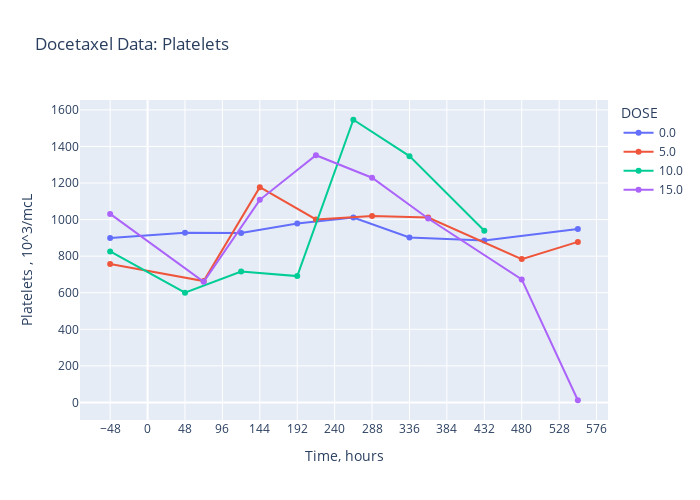

Write notebook code for a chart like this one.
### Code cell
for drug in drugs:
    for observation_name in observations:
        df_drug = df.loc[((df['DRUG'] == drug) | (df['DRUG'] == 'Controls'))&(df['YNAME'] == observation_name)]
        df_drug = df_drug.drop(df_drug[df_drug['OBS'] == '.'].index)
        df_drug['OBS'] = df_drug['OBS'].astype(float)
        df_sample = df_drug.loc[(df['ID'].isin(samples))]

        dose_unit = df_drug['UNIT'].values[0]

        x_label = "Time, hours"
        y_label = observation_name + ", " + dose_unit
        tick_distance = 48
        dose_categories = df_sample.DOSE.unique()

        fig = px.line(
            df_sample,
            title=drug + " Data: " + observation_name,
            x="TIME",
            y="OBS",
            line_group="ID",
            color="DOSE",
            width=700, 
            height=500,
            hover_data=list(df.columns))

        fig.update_xaxes(title_text=x_label, tick0=0, dtick=tick_distance)
        fig.update_yaxes(title_text=y_label)
        fig.update_traces(mode='markers+lines')
        fig.show()

### Figure 1 — Plotly figure (JSON) as saved in the notebook; plotly's stock layout.template omitted (floating-point values rounded to 4 significant figures)
{"data": [{"customdata": [["Controls", 0, 5066, "hours", 0, 0, ".", ".", 0.1982, "10^3/mcL", 4, "Platelets ", 0, "0470-2008", "Rat", "Male"], ["Controls", 0, 5066, "hours", 0, 0, ".", ".", 0.1982, "10^3/mcL", 4, "Platelets ", 0, "0470-2008", "Rat", "Male"], ["Controls", 0, 5066, "hours", 0, 0, ".", ".", 0.1982, "10^3/mcL", 4, "Platelets ", 0, "0470-2008", "Rat", "Male"], ["Controls", 0, 5066, "hours", 0, 0, ".", ".", 0.1982, "10^3/mcL", 4, "Platelets ", 0, "0470-2008", "Rat", "Male"], ["Controls", 0, 5066, "hours", 0, 0, ".", ".", 0.1982, "10^3/mcL", 4, "Platelets ", 0, "0470-2008", "Rat", "Male"], ["Controls", 0, 5066, "hours", 0, 0, ".", ".", 0.1982, "10^3/mcL", 4, "Platelets ", 0, "0470-2008", "Rat", "Male"], ["Controls", 0, 5066, "hours", 0, 0, ".", ".", 0.1982, "10^3/mcL", 4, "Platelets ", 0, "0470-2008", "Rat", "Male"], ["Controls", 0, 5066, "hours", 0, 0, ".", ".", 0.1982, "10^3/mcL", 4, "Platelets ", 0, "0470-2008", "Rat", "Male"]], "hovertemplate": "DOSE=%{customdata[1]}<br>ID=%{customdata[2]}<br>TIME=%{x}<br>OBS=%{y}<br>DRUG=%{customdata[0]}<br>TIME_UNIT=%{customdata[3]}<br>EVID=%{customdata[4]}<br>CENS=%{customdata[5]}<br>AMT=%{customdata[6]}<br>TINF=%{customdata[7]}<br>WT=%{customdata[8]}<br>UNIT=%{customdata[9]}<br>YTYPE=%{customdata[10]}<br>YNAME=%{customdata[11]}<br>MDV=%{customdata[12]}<br>STUDY=%{customdata[13]}<br>SPECIES=%{customdata[14]}<br>SEX=%{customdata[15]}<extra></extra>", "legendgroup": "0.0", "line": {"color": "#636efa", "dash": "solid"}, "mode": "markers+lines", "name": "0.0", "orientation": "v", "showlegend": true, "type": "scatter", "x": [-48, 48, 120, 192, 264, 336, 432, 552], "xaxis": "x", "y": [899, 928, 927, 978, 1011, 902, 886, 949], "yaxis": "y"}, {"customdata": [["Docetaxel", 5, 5132, "hours", 0, 0, ".", ".", 0.1949, "10^3/mcL", 4, "Platelets ", 0, "0470-2008", "Rat", "Male"], ["Docetaxel", 5, 5132, "hours", 0, 0, ".", ".", 0.1949, "10^3/mcL", 4, "Platelets ", 0, "0470-2008", "Rat", "Male"], ["Docetaxel", 5, 5132, "hours", 0, 0, ".", ".", 0.1949, "10^3/mcL", 4, "Platelets ", 0, "0470-2008", "Rat", "Male"], ["Docetaxel", 5, 5132, "hours", 0, 0, ".", ".", 0.1949, "10^3/mcL", 4, "Platelets ", 0, "0470-2008", "Rat", "Male"], ["Docetaxel", 5, 5132, "hours", 0, 0, ".", ".", 0.1949, "10^3/mcL", 4, "Platelets ", 0, "0470-2008", "Rat", "Male"], ["Docetaxel", 5, 5132, "hours", 0, 0, ".", ".", 0.1949, "10^3/mcL", 4, "Platelets ", 0, "0470-2008", "Rat", "Male"], ["Docetaxel", 5, 5132, "hours", 0, 0, ".", ".", 0.1949, "10^3/mcL", 4, "Platelets ", 0, "0470-2008", "Rat", "Male"], ["Docetaxel", 5, 5132, "hours", 0, 0, ".", ".", 0.1949, "10^3/mcL", 4, "Platelets ", 0, "0470-2008", "Rat", "Male"]], "hovertemplate": "DOSE=%{customdata[1]}<br>ID=%{customdata[2]}<br>TIME=%{x}<br>OBS=%{y}<br>DRUG=%{customdata[0]}<br>TIME_UNIT=%{customdata[3]}<br>EVID=%{customdata[4]}<br>CENS=%{customdata[5]}<br>AMT=%{customdata[6]}<br>TINF=%{customdata[7]}<br>WT=%{customdata[8]}<br>UNIT=%{customdata[9]}<br>YTYPE=%{customdata[10]}<br>YNAME=%{customdata[11]}<br>MDV=%{customdata[12]}<br>STUDY=%{customdata[13]}<br>SPECIES=%{customdata[14]}<br>SEX=%{customdata[15]}<extra></extra>", "legendgroup": "5.0", "line": {"color": "#EF553B", "dash": "solid"}, "mode": "markers+lines", "name": "5.0", "orientation": "v", "showlegend": true, "type": "scatter", "x": [-48, 72, 144, 216, 288, 360, 480, 552], "xaxis": "x", "y": [757, 664, 1177, 1001, 1019, 1011, 784, 878], "yaxis": "y"}, {"customdata": [["Docetaxel", 10, 5139, "hours", 0, 0, ".", ".", 0.1942, "10^3/mcL", 4, "Platelets ", 0, "0470-2008", "Rat", "Male"], ["Docetaxel", 10, 5139, "hours", 0, 0, ".", ".", 0.1942, "10^3/mcL", 4, "Platelets ", 0, "0470-2008", "Rat", "Male"], ["Docetaxel", 10, 5139, "hours", 0, 0, ".", ".", 0.1942, "10^3/mcL", 4, "Platelets ", 0, "0470-2008", "Rat", "Male"], ["Docetaxel", 10, 5139, "hours", 0, 0, ".", ".", 0.1942, "10^3/mcL", 4, "Platelets ", 0, "0470-2008", "Rat", "Male"], ["Docetaxel", 10, 5139, "hours", 0, 0, ".", ".", 0.1942, "10^3/mcL", 4, "Platelets ", 0, "0470-2008", "Rat", "Male"], ["Docetaxel", 10, 5139, "hours", 0, 0, ".", ".", 0.1942, "10^3/mcL", 4, "Platelets ", 0, "0470-2008", "Rat", "Male"], ["Docetaxel", 10, 5139, "hours", 0, 0, ".", ".", 0.1942, "10^3/mcL", 4, "Platelets ", 0, "0470-2008", "Rat", "Male"]], "hovertemplate": "DOSE=%{customdata[1]}<br>ID=%{customdata[2]}<br>TIME=%{x}<br>OBS=%{y}<br>DRUG=%{customdata[0]}<br>TIME_UNIT=%{customdata[3]}<br>EVID=%{customdata[4]}<br>CENS=%{customdata[5]}<br>AMT=%{customdata[6]}<br>TINF=%{customdata[7]}<br>WT=%{customdata[8]}<br>UNIT=%{customdata[9]}<br>YTYPE=%{customdata[10]}<br>YNAME=%{customdata[11]}<br>MDV=%{customdata[12]}<br>STUDY=%{customdata[13]}<br>SPECIES=%{customdata[14]}<br>SEX=%{customdata[15]}<extra></extra>", "legendgroup": "10.0", "line": {"color": "#00cc96", "dash": "solid"}, "mode": "markers+lines", "name": "10.0", "orientation": "v", "showlegend": true, "type": "scatter", "x": [-48, 48, 120, 192, 264, 336, 432], "xaxis": "x", "y": [826, 600, 716, 691, 1546, 1347, 939], "yaxis": "y"}, {"customdata": [["Docetaxel", 15, 5120, "hours", 0, 0, ".", ".", 0.2081, "10^3/mcL", 4, "Platelets ", 0, "0470-2008", "Rat", "Male"], ["Docetaxel", 15, 5120, "hours", 0, 0, ".", ".", 0.2081, "10^3/mcL", 4, "Platelets ", 0, "0470-2008", "Rat", "Male"], ["Docetaxel", 15, 5120, "hours", 0, 0, ".", ".", 0.2081, "10^3/mcL", 4, "Platelets ", 0, "0470-2008", "Rat", "Male"], ["Docetaxel", 15, 5120, "hours", 0, 0, ".", ".", 0.2081, "10^3/mcL", 4, "Platelets ", 0, "0470-2008", "Rat", "Male"], ["Docetaxel", 15, 5120, "hours", 0, 0, ".", ".", 0.2081, "10^3/mcL", 4, "Platelets ", 0, "0470-2008", "Rat", "Male"], ["Docetaxel", 15, 5120, "hours", 0, 0, ".", ".", 0.2081, "10^3/mcL", 4, "Platelets ", 0, "0470-2008", "Rat", "Male"], ["Docetaxel", 15, 5120, "hours", 0, 0, ".", ".", 0.2081, "10^3/mcL", 4, "Platelets ", 0, "0470-2008", "Rat", "Male"], ["Docetaxel", 15, 5120, "hours", 0, 0, ".", ".", 0.2081, "10^3/mcL", 4, "Platelets ", 0, "0470-2008", "Rat", "Male"]], "hovertemplate": "DOSE=%{customdata[1]}<br>ID=%{customdata[2]}<br>TIME=%{x}<br>OBS=%{y}<br>DRUG=%{customdata[0]}<br>TIME_UNIT=%{customdata[3]}<br>EVID=%{customdata[4]}<br>CENS=%{customdata[5]}<br>AMT=%{customdata[6]}<br>TINF=%{customdata[7]}<br>WT=%{customdata[8]}<br>UNIT=%{customdata[9]}<br>YTYPE=%{customdata[10]}<br>YNAME=%{customdata[11]}<br>MDV=%{customdata[12]}<br>STUDY=%{customdata[13]}<br>SPECIES=%{customdata[14]}<br>SEX=%{customdata[15]}<extra></extra>", "legendgroup": "15.0", "line": {"color": "#ab63fa", "dash": "solid"}, "mode": "markers+lines", "name": "15.0", "orientation": "v", "showlegend": true, "type": "scatter", "x": [-48, 72, 144, 216, 288, 360, 480, 552], "xaxis": "x", "y": [1031, 660, 1108, 1352, 1229, 1006, 673, 12], "yaxis": "y"}], "layout": {"height": 500, "legend": {"title": {"text": "DOSE"}, "tracegroupgap": 0}, "title": {"text": "Docetaxel Data: Platelets "}, "width": 700, "xaxis": {"anchor": "y", "domain": [0, 1], "dtick": 48, "tick0": 0, "title": {"text": "Time, hours"}}, "yaxis": {"anchor": "x", "domain": [0, 1], "title": {"text": "Platelets , 10^3/mcL"}}}}
